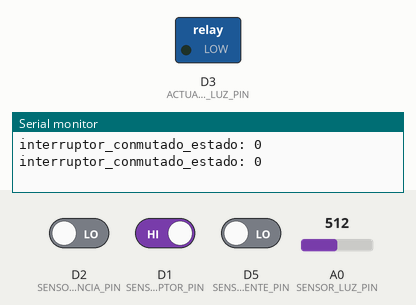
Bench run of a sketch on a simulated ESP8266 (NodeMCU). Parts: switched loads named in the sketch (green lamp = pin HIGH), the last lines printed to the serial monitor. The test bench sets the inputs (shaded band); at power-on: D2 (SENSOR_PRESENCIA_PIN) LOW, A0 (SENSOR_LUZ_PIN) = 512, D1 (SENSOR_INTERRUPTOR_PIN) HIGH, D5 (SENSOR_CORRIENTE_PIN) LOW.

Above: at 1.8 s.
1.9 s: D2 (SENSOR_PRESENCIA_PIN) driven HIGH
At 2.4 s:
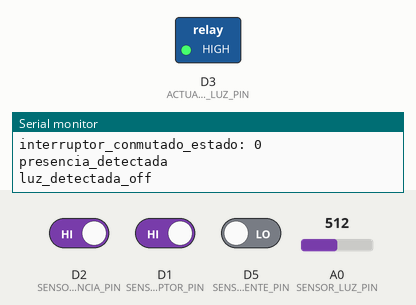
3.5 s: A0 (SENSOR_LUZ_PIN) set to 210
5.0 s: A0 (SENSOR_LUZ_PIN) set to 191
7.5 s: D1 (SENSOR_INTERRUPTOR_PIN) driven LOW
9.5 s: D5 (SENSOR_CORRIENTE_PIN) driven HIGH
11.5 s: D1 (SENSOR_INTERRUPTOR_PIN) driven HIGH
At 12.4 s:
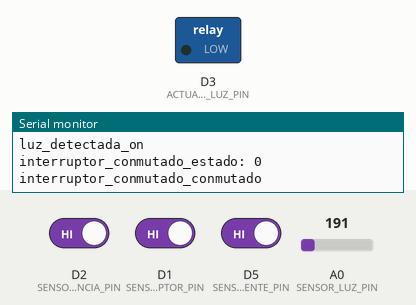
Timing chart, 0 to 14.5 s (numbered marks = the images above; inputs shaded):
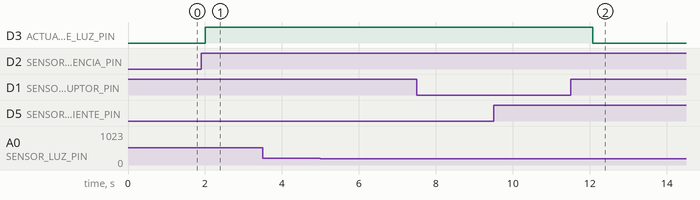

The sketch:

nodemcu_control_luz_garaje.ino
```cpp
//
const int SENSOR_LUZ_PIN = A0;
const int SENSOR_CORRIENTE_PIN = D5;
const int SENSOR_PRESENCIA_PIN = D2;
const int ACTUADOR_RELE_LUZ_PIN = D3;
const int SENSOR_INTERRUPTOR_PIN = D1;

//
void setup() {
  //
  Serial.begin(9600);
  //
  pinMode(SENSOR_LUZ_PIN, INPUT);
  pinMode(SENSOR_CORRIENTE_PIN, INPUT);
  pinMode(SENSOR_PRESENCIA_PIN, INPUT);
  pinMode(ACTUADOR_RELE_LUZ_PIN, OUTPUT);
  pinMode(SENSOR_INTERRUPTOR_PIN, INPUT_PULLUP);
  //
  attachInterrupt(digitalPinToInterrupt(SENSOR_INTERRUPTOR_PIN), handle_interrupt_pressed_interruptor, CHANGE);
  attachInterrupt(digitalPinToInterrupt(SENSOR_CORRIENTE_PIN), handle_interrupt_corriente_motor, RISING);
}

//
void loop() {
  //
  tratar_deteccion_luz();
  //
  tratar_interruptor_luz();
  //
  tratar_estado_motor_puerta();
  //
  tratar_deteccion_presencia();
  //
  tratar_iluminacion_garaje();
  //
  esperar_tiempo_ciclo();
}

//
//int interruptor_conmutado_contador_pulsaciones = 0;
int interruptor_conmutado_estado = 0;
int interruptor_conmutado_conmutado = 0;
void tratar_interruptor_luz() {
  //interruptor_conmutado_contador_pulsaciones = 0;
  interruptor_conmutado_estado = interruptor_conmutado_conmutado ? 1 - interruptor_conmutado_estado : interruptor_conmutado_estado;
  Serial.print("interruptor_conmutado_estado: ");
  Serial.println(interruptor_conmutado_estado);
}
//
void handle_interrupt_pressed_interruptor() {
  // TODO Temporizar un tiempo, desde la última lectura, para evitar sobredeteccion
  //interruptor_conmutado_contador_pulsaciones++;
  interruptor_conmutado_conmutado = 1;
  //Serial.println(interruptor_conmutado_conmutado);
}

//
int luz_detectada = 0;
void tratar_deteccion_luz() {
  int luz_v = analogRead(SENSOR_LUZ_PIN);
  luz_detectada = (luz_v <= 200) ? 1 : 0;
  //luz_detectada = map(luz_detectada, 0, 1023, 0, 1023);

  //Serial.print("luz_detectada: ");
  //Serial.println(luz_detectada);
}

//
int presencia_detectada = 0;
void tratar_deteccion_presencia() {
  presencia_detectada = digitalRead(SENSOR_PRESENCIA_PIN);
  //Serial.print("presencia_detectada: ");
  //Serial.println(presencia_detectada);
}

//
int arranque_motor_detectado = 0;
void tratar_estado_motor_puerta() {
  //arranque_motor_detectado = 1 - digitalRead(SENSOR_CORRIENTE_PIN);
  //Serial.print("arranque_motor_detectado: ");
  //Serial.println(arranque_motor_detectado);
}
//
void handle_interrupt_corriente_motor() {
  // TODO Temporizar un tiempo, desde la última lectura, para evitar sobredeteccion
  arranque_motor_detectado = 1;
  Serial.print("arranque_motor_detectado: ");
  Serial.println(arranque_motor_detectado);
}
//
void tratar_iluminacion_garaje() {
  if (arranque_motor_detectado) {
    // Se enciende la luz
    digitalWrite(ACTUADOR_RELE_LUZ_PIN, HIGH);
    arranque_motor_detectado = 0;
    Serial.println("arranque_motor_detectado");
  } else if (interruptor_conmutado_conmutado) {
    // Se conmuta la luz
    digitalWrite(ACTUADOR_RELE_LUZ_PIN, interruptor_conmutado_estado);
    interruptor_conmutado_conmutado = 0;
    Serial.println("interruptor_conmutado_conmutado");
  } else if (presencia_detectada) {
    Serial.println("presencia_detectada");
    if (!luz_detectada) {
      // Se enciende la luz
      digitalWrite(ACTUADOR_RELE_LUZ_PIN, HIGH);
      Serial.println("luz_detectada_off");
    } else {
      Serial.println("luz_detectada_on");
    }
  }
}

//
void esperar_tiempo_ciclo() {
   delay(1000);
}
```

Measured:
- after the input at 1.9 s, D3 (ACTUADOR_RELE_LUZ_PIN): LOW → HIGH after 0.10 s
- after the input at 11.5 s, D3 (ACTUADOR_RELE_LUZ_PIN): HIGH → LOW after 0.57 s
